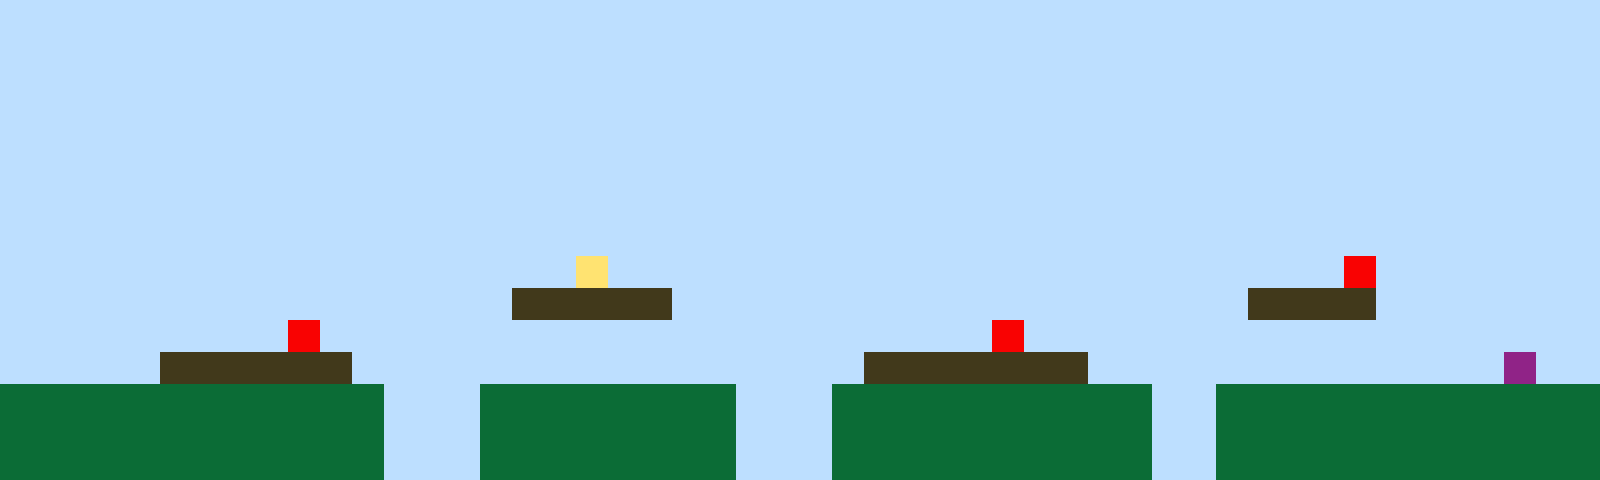

This game map was drawn from its Tiled (.tmx) file and the tilesets committed beside it. A one-line description and the full map source follow:
An orthogonal 50x15 tile map with 32x32 px tiles, 1 tile layer (Tile Layer 1).

<map version="1.10" tiledversion="1.11.2" orientation="orthogonal" renderorder="right-up" width="50" height="15" tilewidth="32" tileheight="32" infinite="0" nextlayerid="2" nextobjectid="1"><editorsettings><export target="map1.csv" format="csv" /></editorsettings><tileset firstgid="1" name="sprites" tilewidth="32" tileheight="32" tilecount="6" columns="3"><image source="sprites.png" width="96" height="64" /></tileset><layer id="1" name="Tile Layer 1" width="50" height="15"><data encoding="csv">1,1,1,1,1,1,1,1,1,1,1,1,1,1,1,1,1,1,1,1,1,1,1,1,1,1,1,1,1,1,1,1,1,1,1,1,1,1,1,1,1,1,1,1,1,1,1,1,1,1,1,1,1,1,1,1,1,1,1,1,1,1,1,1,1,1,1,1,1,1,1,1,1,1,1,1,1,1,1,1,1,1,1,1,1,1,1,1,1,1,1,1,1,1,1,1,1,1,1,1,1,1,1,1,1,1,1,1,1,1,1,1,1,1,1,1,1,1,1,1,1,1,1,1,1,1,1,1,1,1,1,1,1,1,1,1,1,1,1,1,1,1,1,1,1,1,1,1,1,1,1,1,1,1,1,1,1,1,1,1,1,1,1,1,1,1,1,1,1,1,1,1,1,1,1,1,1,1,1,1,1,1,1,1,1,1,1,1,1,1,1,1,1,1,1,1,1,1,1,1,1,1,1,1,1,1,1,1,1,1,1,1,1,1,1,1,1,1,1,1,1,1,1,1,1,1,1,1,1,1,1,1,1,1,1,1,1,1,1,1,1,1,1,1,1,1,1,1,1,1,1,1,1,1,1,1,1,1,1,1,1,1,1,1,1,1,1,1,1,1,1,1,1,1,1,1,1,1,1,1,1,1,1,1,1,1,1,1,1,1,1,1,1,1,1,1,1,1,1,1,1,1,1,1,1,1,1,1,1,1,1,1,1,1,1,1,1,1,1,1,1,1,1,1,1,1,1,1,1,1,1,1,1,1,1,1,1,1,1,1,1,1,1,1,1,1,1,1,1,1,1,1,1,1,1,1,1,1,1,1,1,1,1,1,1,1,1,1,1,1,1,1,1,1,1,1,1,1,1,1,1,1,1,1,1,1,1,1,1,1,1,1,1,1,1,1,1,1,1,1,1,1,1,1,1,1,1,1,1,1,1,1,1,1,1,1,1,1,4,1,1,1,1,1,1,1,1,1,1,1,1,1,1,1,1,1,1,1,1,1,1,1,5,1,1,1,1,1,1,1,1,1,1,1,1,1,1,1,1,1,1,1,1,1,1,1,3,3,3,3,3,1,1,1,1,1,1,1,1,1,1,1,1,1,1,1,1,1,1,3,3,3,3,1,1,1,1,1,1,1,1,1,1,1,1,1,1,1,1,5,1,1,1,1,1,1,1,1,1,1,1,1,1,1,1,1,1,1,1,1,1,5,1,1,1,1,1,1,1,1,1,1,1,1,1,1,1,1,1,1,1,1,1,1,1,3,3,3,3,3,3,1,1,1,1,1,1,1,1,1,1,1,1,1,1,1,1,3,3,3,3,3,3,3,1,1,1,1,1,1,1,1,1,1,1,1,1,6,1,1,2,2,2,2,2,2,2,2,2,2,2,2,1,1,1,2,2,2,2,2,2,2,2,1,1,1,2,2,2,2,2,2,2,2,2,2,1,1,2,2,2,2,2,2,2,2,2,2,2,2,2,2,2,2,2,2,2,2,2,2,2,2,1,1,1,2,2,2,2,2,2,2,2,1,1,1,2,2,2,2,2,2,2,2,2,2,1,1,2,2,2,2,2,2,2,2,2,2,2,2,2,2,2,2,2,2,2,2,2,2,2,2,1,1,1,2,2,2,2,2,2,2,2,1,1,1,2,2,2,2,2,2,2,2,2,2,1,1,2,2,2,2,2,2,2,2,2,2,2,2</data></layer></map>
